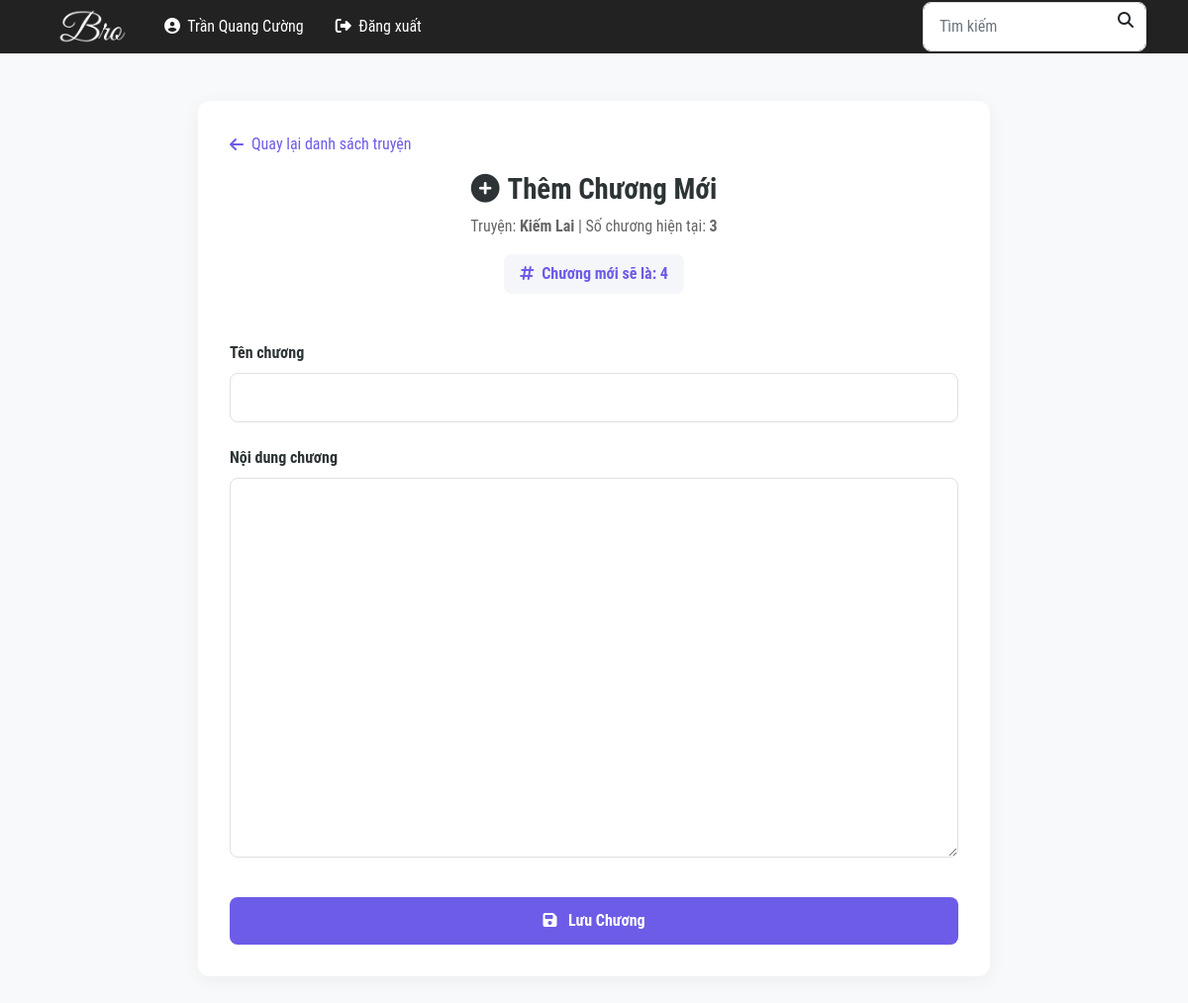
/html/admin/add_chapter.php?id=27 (signed in), run on the app's committed database.
### tables this page shows
CREATE TABLE `account` (
  `id` int(11) NOT NULL,
  `username` text NOT NULL,
  `password` text NOT NULL,
  `name` text NOT NULL DEFAULT 'Không có tên',
  `gioi_tinh` int(11) DEFAULT 0,
  `time_create_account` datetime NOT NULL DEFAULT current_timestamp(),
  `ngay_sinh` date DEFAULT NULL,
  `is_admin` int(11) NOT NULL DEFAULT 0,
  `image_user` text NOT NULL,
  `email` text NOT NULL DEFAULT 'Hiện không có email',
  `sdt` text NOT NULL DEFAULT 'Hiện không có',
  `so_thich` text NOT NULL DEFAULT 'Hiện không có'
);

CREATE TABLE `data_truyen` (
  `id` int(11) NOT NULL,
  `id_nguoi_dang` int(11) NOT NULL,
  `ten_truyen` text NOT NULL,
  `image_truyen` text NOT NULL,
  `gioi_thieu` text NOT NULL,
  `trang_thai` int(11) NOT NULL DEFAULT 1,
  `tac_gia` int(11) NOT NULL,
  `so_chuong` int(11) NOT NULL DEFAULT 0,
  `the_loai` int(11) NOT NULL,
  `truyen_hot` int(11) NOT NULL DEFAULT 0,
  `view_truyen` int(11) NOT NULL DEFAULT 0,
  `de_cu` int(11) NOT NULL DEFAULT 0,
  `yeu_thich` int(11) NOT NULL DEFAULT 0,
  `time_up_truyen` datetime NOT NULL DEFAULT current_timestamp(),
  `time_update` datetime NOT NULL DEFAULT current_timestamp()
);

### html/admin/add_chapter.php (the view, shortened to what this page needs)
<?php
    $id = $_SESSION['id'];
    include '../../php/db_connection.php';
    $sql_account = "SELECT * FROM account WHERE id = $id";
    $result_account = $conn->query($sql_account);
    $user = $result_account->fetch_assoc();
    $id_truyen = $_GET['id'] ?? 0;
    $sql_story = "SELECT * FROM data_truyen WHERE id = $id_truyen";
    $result_story = $conn->query($sql_story);
    $story = $result_story->fetch_assoc();
    $next_chapter_number = ($story['so_chuong'] ?? 0) + 1;
?>
<!DOCTYPE html>
<html lang="en">
<head>
    <link href="../../css/bootstrap.min.css" rel="stylesheet">
    <link rel="stylesheet" href="https://cdnjs.cloudflare.com/ajax/libs/font-awesome/6.4.0/css/all.min.css">
    <link rel="stylesheet" href="../../css/app.css">
    <link rel="stylesheet" href="../../css/add_chapter.css">
</head>
<body>
    <header class="header d-none d-lg-block">
        <nav class="navbar navbar-expand-lg navbar-dark header__navbar p-md-0">
            <div class="container">
                <a class="navbar-brand" href="../home.php">
                    <img src="../../images/logo/logo.png" alt="" class="img-fluid" style="width: 100px;">
                </a>
                <div class="collapse navbar-collapse" id="navbarSupportedContent">
                    <ul class="navbar-nav me-auto mb-2 mb-lg-0">
                        <li class="nav-item dropdown">
                            <a href="profile.php?id=<?php echo $user['id']; ?>" class="nav-link" role="button" aria-expanded="false">
                                <i class="fas fa-user-circle me-1"></i> <?php echo $user['name']; ?>
                            </a>
                        </li>
                        <li class="nav-item dropdown">
                            <a href="../../php/logout.php" class="nav-link" role="button" aria-expanded="false">
                                <i class="fas fa-sign-out-alt me-1"></i> Đăng xuất
                            </a>
                        </li>
                    </ul>
                    <form class="d-flex header__form-search" action="../search.php" method="GET">
                        <input class="form-control search-story" type="text" placeholder="Tìm kiếm" name="key" value="">
                        <button class="btn" type="submit">
                            <i class="fas fa-search"></i>
                        </button>
                    </form>
                </div>
            </div>
        </nav>
    </header>
    <div class="container my-5">
        <div class="chapter-container">
            <a href="list_truyen.php" class="back-btn">
                <i class="fas fa-arrow-left me-2"></i> Quay lại danh sách truyện
            </a>
            <div class="chapter-header">
                <h1 class="chapter-title"><i class="fas fa-plus-circle me-2"></i>Thêm Chương Mới</h1>
                <p class="story-info">Truyện: <strong><?php echo $story['ten_truyen'] ?? ''; ?></strong> | Số chương hiện tại: <strong><?php echo $story['so_chuong'] ?? 0; ?></strong></p>
                <div class="chapter-number-display">
                    <i class="fas fa-hashtag me-2"></i>Chương mới sẽ là: <?php echo $next_chapter_number; ?>
                </div>
            </div>
            <form method="POST">
                <div class="mb-4">
                    <label for="chapterName" class="form-label">Tên chương</label>
                    <input type="text" class="form-control" id="chapterName" name="name" value="<?php echo $_POST['name'] ?? ''; ?>" required>
                </div>
                <div class="mb-4">
                    <label for="chapterContent" class="form-label">Nội dung chương</label>
                    <textarea class="form-control" id="chapterContent" rows="15" name="noi_dung" required><?php echo $_POST['noi_dung'] ?? ''; ?></textarea>
                </div>
                <button type="submit" class="btn btn-primary submit-btn">
                    <i class="fas fa-save me-2"></i> Lưu Chương
                </button>
            </form>
        </div>
    </div>
</body>
</html>

### css/app.css (style rules this page uses)
:root { --color-primary:#222;--color-primary-hover:#2f566d }
html { scroll-behavior:smooth }
body { font-family:Roboto Condensed,sans-serif }
:root { --item-width:210px;--item-height:390px;--item-padding:20px;--item-skeleton:linear-gradient(#fff var(--item-height),transparent 0);--picture-height:175px;--picture-width:120px;--picture-position:center var(--item-padding);--picture-skeleton:linear-gradient(#eee var(--picture-height),transparent 0);--title-height:15px;--title-width:85%;--title-position:center calc(var(--picture-height) + var(--title-height) + 15px);--title-skeleton:linear-gradient(#eee var(--title-height),transparent 0);--author-height:15px;--author-width:70%;--author-position:center calc(var(--picture-height) + var(--title-height) + var(--author-height) + 30px);--author-skeleton:linear-gradient(#eee var(--title-height),transparent 0);--rating-height:15px;--rating-width:50%;--rating-position:center calc(var(--picture-height) + var(--title-height) + var(--author-height) + var(--rating-height) + 45px);--rating-skeleton:linear-gradient(#eee var(--title-height),transparent 0);--type-height:15px;--type-width:30%;--type-position:center calc(var(--picture-height) + var(--title-height) + var(--author-height) + var(--rating-height) + var(--type-height) + 60px);--type-skeleton:linear-gradient(#eee var(--title-height),transparent 0);--price-height:15px;--price-width:40%;--price-position:center calc(var(--picture-height) + var(--title-height) + var(--author-height) + var(--rating-height) + var(--type-height) + var(--price-height) + 75px);--price-skeleton:linear-gradient(#eee var(--title-height),transparent 0);--blur-width:150px;--blur-size:var(--blur-width) var(--item-height) }
.header__navbar { background-color:var(--color-primary) }
.header__navbar .nav-item { margin-right:16px }
.header__navbar .nav-link { color:#fff }
@media (min-width:768px) { .header__navbar .nav-link { padding:15px 0 } }
.header__form-search { position:relative }
.header__form-search button[type=submit] { position:absolute;right:0 }

### css/add_chapter.css (style rules this page uses)
:root { --primary-color: #6c5ce7; --secondary-color: #a29bfe; --dark-color: #2d3436; --light-color: #f5f6fa; }
body { background-color: #f8f9fa; }
.chapter-container { max-width: 800px; margin: 2rem auto; padding: 2rem; background: white; border-radius: 12px; box-shadow: 0 4px 20px rgba(0,0,0,0.05); }
.chapter-header { text-align: center; margin-bottom: 2rem; }
.chapter-title { font-size: 1.8rem; font-weight: 700; color: var(--dark-color); margin-bottom: 0.5rem; }
.story-info { color: #666; font-size: 1rem; margin-bottom: 1rem; }
.chapter-number-display { background-color: var(--light-color); padding: 0.5rem 1rem; border-radius: 8px; font-weight: 600; color: var(--primary-color); display: inline-block; margin-bottom: 1rem; }
.form-label { font-weight: 600; color: var(--dark-color); margin-bottom: 0.5rem; }
.form-control { border: 1px solid #e0e0e0; border-radius: 8px; padding: 0.75rem 1rem; transition: all 0.3s ease; }
textarea.form-control { min-height: 300px; resize: vertical; }
.submit-btn { background-color: var(--primary-color); border: none; padding: 0.75rem 2rem; font-weight: 600; border-radius: 8px; width: 100%; margin-top: 1rem; transition: all 0.3s ease; }
.back-btn { color: var(--primary-color); text-decoration: none; display: inline-flex; align-items: center; margin-bottom: 1rem; transition: all 0.2s ease; }

### data on the page
account: name "Trần Quang Cường"
data_truyen: ten_truyen "Kiếm Lai", so_chuong "3", so_chuong "4"
